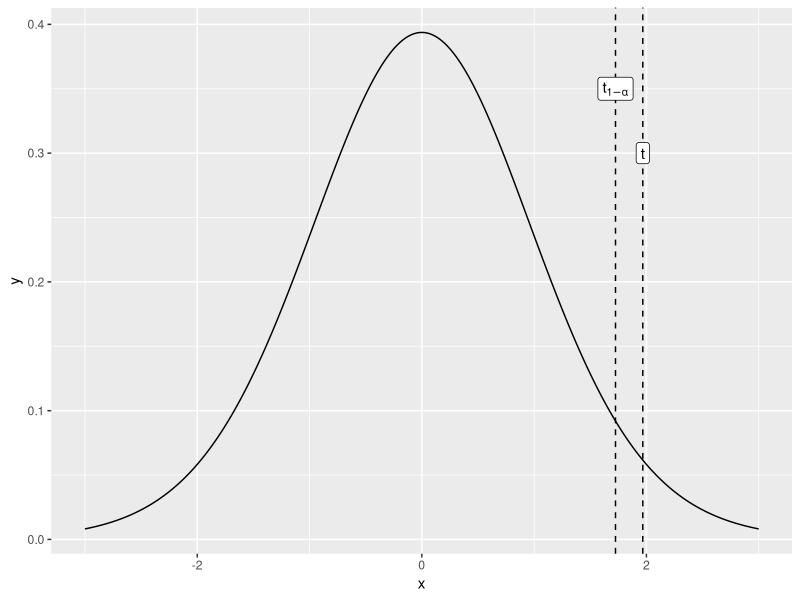
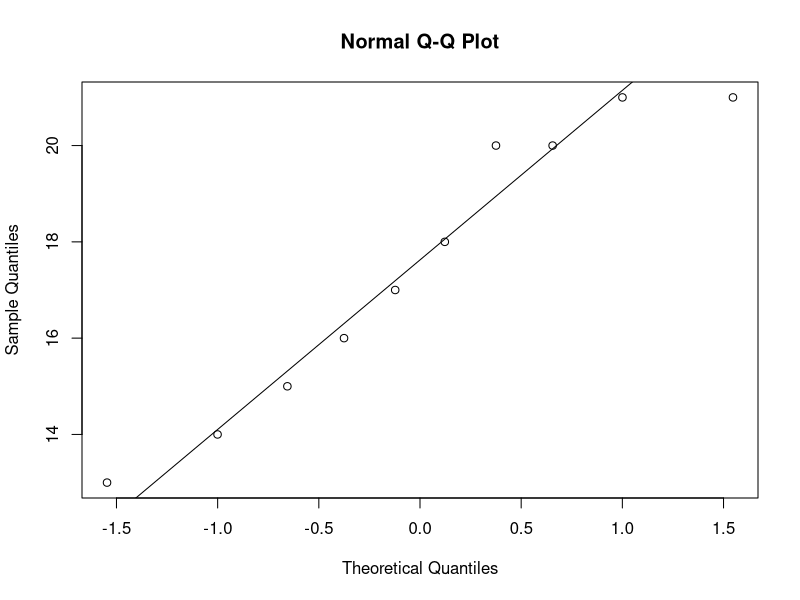
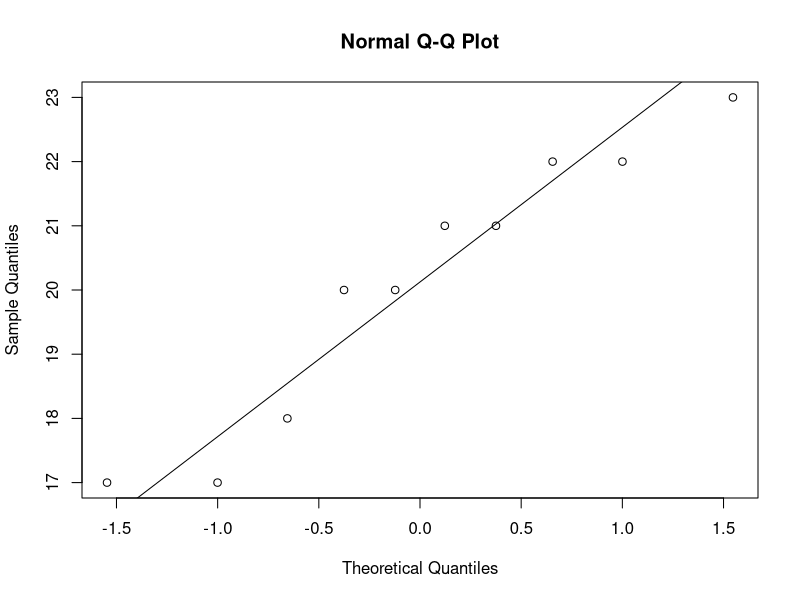
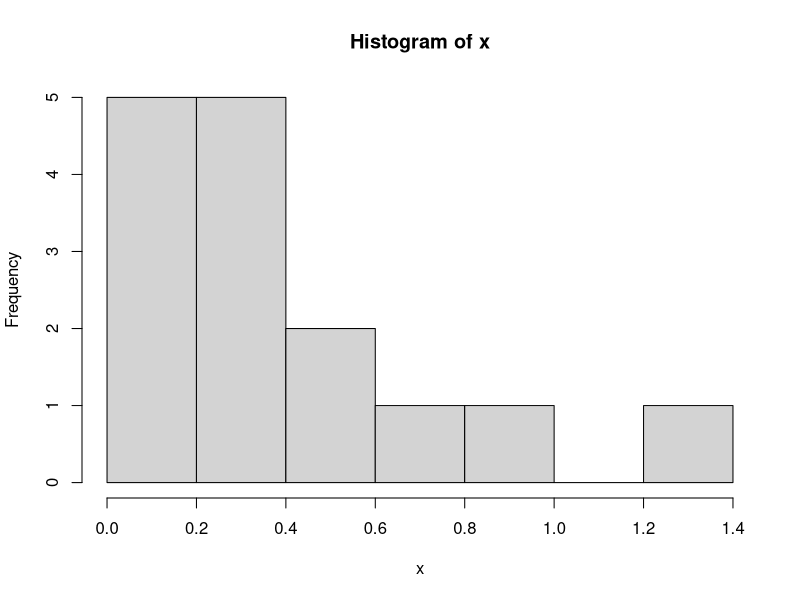
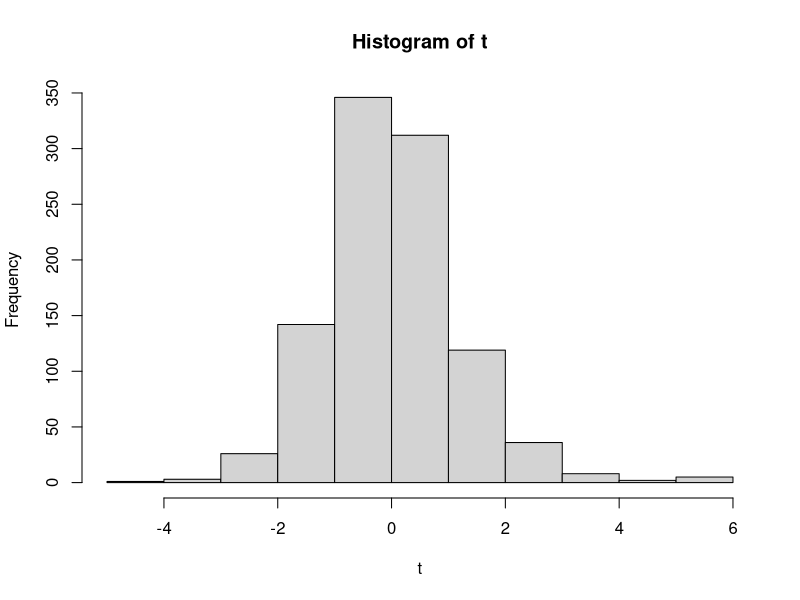
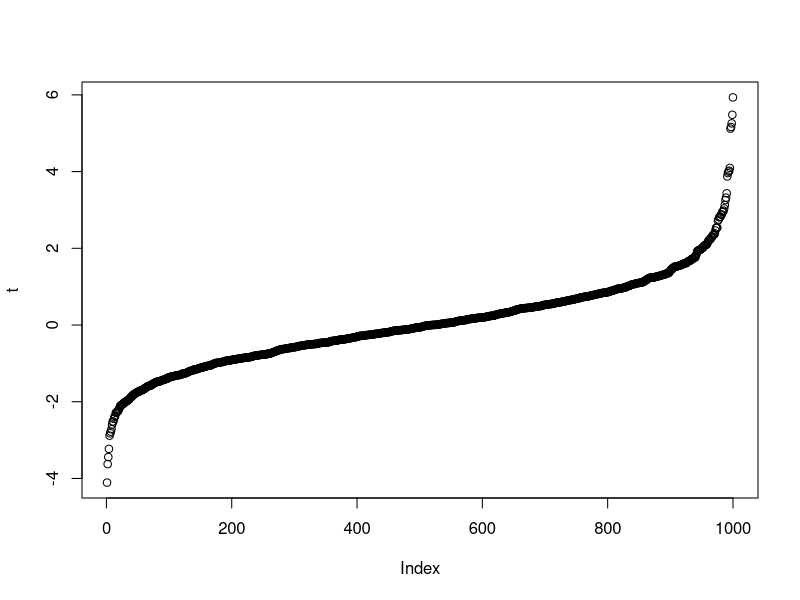

Write the R code that produced these figures, in order.
## ---- chunk 1
knitr::opts_chunk$set(echo = TRUE)
## ---- chunk 2
library(ggplot2)
## ---- chunk 3
n = 20       # sample size
s = 5.0      # standard deviation
x_bar = 30.2 # sample average
## ---- chunk 4
mu_0 = 28
## ---- chunk 5
# df = 20 means 20 degrees of freedom because 20 parrots
# we use lower.tail=TRUE since we are looking for the 95% quantile, starting from the lower tail
# qt is the quantile function for the Student t Distribution
t_1_minus_alpha = qt(0.95, df=n, lower.tail=TRUE)
t_1_minus_alpha
## ---- chunk 6
t = (x_bar - mu_0)/(s/sqrt(n))
t
## ---- chunk 7
p_value = 1-pt(t, df=n-1)
## ---- chunk 8
# generate a sequence from -3 to 3 in steps of 0.01
x = seq(-3,3,0.01)

# create data frame to hold x and y values
dist = data.frame(x=x, 
                  y = dt(x,df=19)) # y is equal to the t-test distribution sampled at values of x

# plot the t-test distribution 
# and show the location of t and t_1_minus_alpha

ggplot(dist, aes(x,y)) + geom_line() + 
  # show line and text annotation for t
  geom_vline(xintercept = t, linetype="dashed") + 
  annotate("label", x=t, y=0.3, label="t") + 
  # show line and text annotation for t_1_minus_alpha
  geom_vline(xintercept = t_1_minus_alpha, linetype="dashed") + 
  annotate("label", x=t_1_minus_alpha, y=0.35, label="t[1-alpha]", parse=TRUE)

## ---- chunk 9
non_smoke = c(18,22,21,17,20,17,23,20,22,21)
smoke = c(16,20,14,21,20,18,13,15,17,21)
## ---- chunk 10
qqnorm(smoke)
qqline(smoke)
## ---- chunk 11
qqnorm(non_smoke)
qqline(non_smoke)
## ---- chunk 12
x_bar1 = mean(non_smoke)
x_bar2 = mean(smoke)
print(x_bar1)
print(x_bar2)
## ---- chunk 13
s1 = sd(non_smoke)
s2 = sd(smoke)
print(s1)
print(s2)
## ---- chunk 14
t.test(smoke, alternative = "less", mu=20, conf.level = 0.95)
## ---- chunk 15
t_test_result = t.test(smoke, alternative = "greater", mu=20, conf.level = 0.95)
print(t_test_result)

## ---- chunk 16
t_test_result$statistic
## ---- chunk 17
mean(smoke)
mean(non_smoke)
## ---- chunk 18
t.test(non_smoke, smoke, alternative = "greater", var.equal = FALSE, conf.level = 0.95)
t.test(non_smoke, smoke, alternative = "greater", var.equal = TRUE, conf.level = 0.95)
## ---- chunk 19
pre_test = c(77, 56, 64, 60, 57, 53, 72, 62, 65, 66)
post_test = c(88, 74, 83, 68, 58, 50, 67, 64 ,74 ,60)

t.test(pre_test, post_test, alternative = "less", var.equal = FALSE, paired = TRUE, conf.level = 0.95)
t.test(pre_test, post_test, alternative = "less", var.equal = TRUE, conf.level = 0.95)
## ---- chunk 20
x0 = 28
xa = seq(28.5, 33, by = 0.5)
n = 20


sigma = 5
alpha = 0.05

diff = xa - x0

delta = abs(x0-xa)/sigma*sqrt(n)

res = power.t.test(delta = diff, sd = sigma, sig.level = alpha, n = n, 
                   type = "one.sample", alt = "one.sided")

beta1 = 1- res$power

frame = data.frame(xa, power = res$power)

plot1 = ggplot(frame, aes(xa, power)) + geom_point(aes(size = 2)) + ggtitle("n = 20") +
        theme_classic() + theme(axis.text = element_text(size = 18, color = "black")) + 
        theme(axis.title = element_text(size = 20, color = "black")) + 
        theme(legend.position="none")

## ---- chunk 21

#basic way of bootsrapping a 95% confidence interval for a small sample

#take a small sample from a exponential distribution

### TODO here they get actual 15 values, do histogram and see that it doesn't come from a normal distribution
x = rexp(rate = 2, n = 15)
hist(x)
### TODO students could also do a q-q plot
#mean and standard deviation of sample
x_bar = mean(x)
x_std = sd(x)

#### TODO convert to loop?
#resampling 1000 times
D = 1000
y = sample(x,D*length(x),replace = TRUE)
y = matrix(y, ncol = D, byrow = FALSE)

### TODO convert this to a loop
#calculate the mean and standerd deviation for each resampled sample
y_bar = sort(colMeans(y))
# explain apply or do something else
y_std = apply(y,2,sd)

#calculate the t-statistic and sort by size
t = sort((y_bar-x_bar)/(y_std)*sqrt(length(x)))
hist(t)
plot(t)

# calculate 0.025 and 0.975 percentiles
t_star=t[c(25,975)]
conf = x_bar + t_star*x_std/sqrt(length(x))

print(conf)
